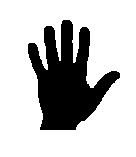
#> input picture HW[9]/images/img1.jpg, 136 x 157 px; the run also reads 2 pictures not shown here
$ jupyter execute HW9.ipynb
#> lines starting #> are read from the running program, lines starting #| are printed output that depends on the picture; after the words box and inside, x2 and y2 are one past the last pixel; in counts of white or black regions, pixels touching at a corner belong together
#> further down, image1 is the input picture: shape (157, 136); min 0, max 255, mean 192.1
#> in get_skeleton, `_,res = cv2.threshold(res,0,1,cv2.THRESH_BINARY+cv2.THRESH_OTSU)`: res: shape (157, 136); values 0 (black) and 1 (white), 75.3% white; 1 black region, box (x1, y1, x2, y2) and area: (28, 20, 120, 130) 5270
# HomeWork 9

**DeadLine : 23:59 19 Azar 1401**

**Total points : 100pts**

Import some prerequisites:

[cell 1]
import cv2
import numpy as np
import matplotlib.pyplot as plt
import imutils as im
import skimage.measure as measure

Run this cell for plotting.

[cell 2]
def plotter(img_list, r, w, gray, wr, hr, fig_name = None):
    '''
    Plots images' list with its' caption and saves result image if you want.

    Parameters:
        img_list (list): The list of tuples of image and its' caption.
        r (int): The number of row(s).
        w (int): The number of colunm(s).
        gray (bool): The flag for plotting images in grayscale mode.
        wr (int): The width of one figure.
        hr (int): The height of one figure.
        fig_name (str): The name of the image of the plot. if not set this parameter the plot doesn't save.
    '''

    plt.rcParams['figure.figsize'] = (wr, hr)
    for i in range(len(img_list)):
        plt.subplot(r, w, i + 1)
        if img_list[i][2] == 'img':
            if gray:
                plt.imshow(img_list[i][0], cmap = 'gray')
            else:
                plt.imshow(img_list[i][0])
            plt.xticks([])
            plt.yticks([])
        elif img_list[i][2] == 'hist':
            plt.bar(np.arange(len(img_list[i][0])), img_list[i][0], color = 'c')
        else:
            raise Exception("Only image or histogram. Use third parameter of tuples in img_list and set it to img or hist.")
        plt.title(img_list[i][1])
    if fig_name is not None:
        plt.savefig(fig_name + '.png')
    plt.show()

# PART 3

**Point : 35 pts**

Here is for your helper functions(optional).

[cell 3]
def dilect(image,kernel):
    """
    image should be in binary format(0 or 1).
    """
    conv=cv2.filter2D(image,-1,kernel,borderType=cv2.BORDER_REPLICATE)

    di = (conv>0).astype(np.uint8)
    # print(di[50])
    return di

def erode(image,kernel):
    conv=cv2.filter2D(image,-1,kernel,borderType=cv2.BORDER_REPLICATE)

    # plt.imshow(conv,cmap='gray')
    n=np.sum(kernel)
    # print("sum:",n)
    er = (conv>= n).astype(np.uint8)

    return er

def reverse(image):
    max_n=np.max(image)
#> max_n = 1
    # print("max:",max_n)
    return (max_n-image)//max_n
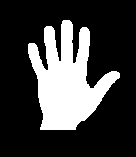
#> returned value: shape (157, 136); values 0 (black) and 1 (white), 24.7% white; 1 white region, box (x1, y1, x2, y2) and area: (28, 20, 120, 130) 5270

def check_zero(image):
    return np.sum(image)==0

Implement this function to get the input image and return the skeleton of the input image.

[cell 4]
def get_skeleton(image):
    """
    Finds the skeleton of the input image.

    Parameters:
        image (numpy.ndarray): The input image.

    Returns:
        numpy.ndarray: The skeleton image.
        numpy.ndarray: The parameters required for reconstructing image
    """

    res = image.copy().astype(np.uint8)
    params = None

    #Write your code here
    _,res = cv2.threshold(res,0,1,cv2.THRESH_BINARY+cv2.THRESH_OTSU)
    res = reverse(res)


    kernel = [[0,1,0],[1,1,1],[0,1,0]]
    kernel = np.array(kernel)

    skeleton = []

    while not check_zero(res):

        er = erode(res, kernel)
        di = dilect(er, kernel)
        diff = res - di
        skeleton.append(diff)
        res = er
#> this loop made 31 passes
#> er: shape (157, 136); every value is 0
#> after the loop, skeleton = 31 items

    z = np.zeros_like(res)
    for s in skeleton:
        z+=s
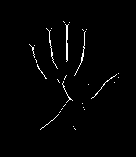
#> z: shape (157, 136); values 0 (black) and 1 (white), 1.5% white in thin lines or dots, all inside (x1, y1, x2, y2) = (29, 21, 119, 130)
    # plt.figure()
    # plt.imshow(z,cmap = "gray")

    res = z
    params = skeleton
#> params = 31 items

    return res, params

[cell 5]
# for testing functions
image1 = cv2.imread('images/img1.jpg', cv2.IMREAD_GRAYSCALE)
image1_skeleton, params1 = get_skeleton(image1)
#> params1 = 31 items

Test your implementation (don't change this cell).

[cell 6]
image_list = []

image1 = cv2.imread('images/img1.jpg', cv2.IMREAD_GRAYSCALE)
image_list.append([image1, 'image 1', 'img'])
image1_skeleton, params1 = get_skeleton(image1)
#> the loop in get_skeleton (call 2), `while not check_zero(res): ` made 31 passes
#> the loop in get_skeleton (call 2), `for s in skeleton:` made 31 passes
image_list.append([image1_skeleton, 'skeleton of image 1','img'])

image2 = cv2.imread('images/img2.jpg', cv2.IMREAD_GRAYSCALE)
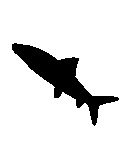
#> input picture HW[9]/images/img2.jpg, 133 x 156 px
#> image2 is the input picture: shape (156, 133); min 0, max 255, mean 225.5
image_list.append([image2, 'image 2', 'img'])
image2_skeleton, params2 = get_skeleton(image2)
#> in get_skeleton (call 3), `_,res = cv2.threshold(res,0,1,cv2.THRESH_BINARY+cv2.THRESH_OTSU)`: res: shape (156, 133); values 0 (black) and 1 (white), 88.4% white; 1 black region, box (x1, y1, x2, y2) and area: (12, 43, 119, 126) 2402
#> the loop in get_skeleton (call 3), `while not check_zero(res): ` made 16 passes
#> after the loop in get_skeleton (call 3), `while not check_zero(res):`: er: shape (156, 133); every value is 0
#> after the loop in get_skeleton (call 3), `while not check_zero(res):`: skeleton = 16 items
#> the loop in get_skeleton (call 3), `for s in skeleton:` made 16 passes
#> after the loop in get_skeleton (call 3), `for s in skeleton:`:
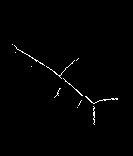
#> z: shape (156, 133); values 0 (black) and 1 (white), 0.97% white in thin lines or dots, all inside (x1, y1, x2, y2) = (12, 44, 118, 125)
#> params2 = 16 items
image_list.append([image2_skeleton, 'skeleton of image 2','img'])

image3 = cv2.imread('images/img3.jpg', cv2.IMREAD_GRAYSCALE)
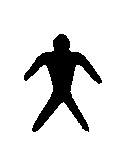
#> input picture HW[9]/images/img3.jpg, 127 x 164 px
#> image3 is the input picture: shape (164, 127); min 0, max 255, mean 223
image_list.append([image3, 'image 3', 'img'])
image3_skeleton, params3 = get_skeleton(image3)
#> in get_skeleton (call 4), `_,res = cv2.threshold(res,0,1,cv2.THRESH_BINARY+cv2.THRESH_OTSU)`: res: shape (164, 127); values 0 (black) and 1 (white), 87.4% white; 1 black region, box (x1, y1, x2, y2) and area: (24, 34, 102, 132) 2615
#> the loop in get_skeleton (call 4), `while not check_zero(res): ` made 19 passes
#> pass 1, in dilect (call 79), `conv=cv2.filter2D(image,-1,kernel,borderType=cv2.BORDER_REPLICATE)`:
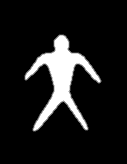
#> conv: shape (164, 127); min 0, max 5, mean 0.539; drawn with min black and max white
#> after the loop in get_skeleton (call 4), `while not check_zero(res):`: er: shape (164, 127); every value is 0
#> after the loop in get_skeleton (call 4), `while not check_zero(res):`: skeleton = 19 items
#> the loop in get_skeleton (call 4), `for s in skeleton:` made 19 passes
#> after the loop in get_skeleton (call 4), `for s in skeleton:`:
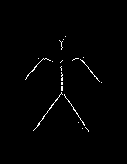
#> z: shape (164, 127); values 0 (black) and 1 (white), 1.1% white in thin lines or dots, all inside (x1, y1, x2, y2) = (25, 36, 102, 132)
#> params3 = 19 items
image_list.append([image3_skeleton, 'skeleton of image 3', 'img'])

image4 = cv2.imread('images/img4.jpg', cv2.IMREAD_GRAYSCALE)
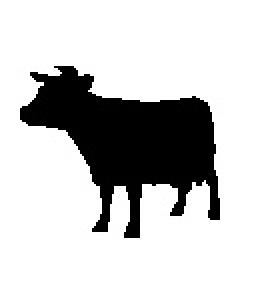
#> input picture HW[9]/images/img4.jpg, 129 x 142 px (shown 2 times larger)
#> image4 is the input picture: shape (142, 129); min 0, max 255, mean 198.1
image_list.append([image4, 'image 4', 'img'])
image4_skeleton, params4 = get_skeleton(image4)
#> in get_skeleton (call 5), `_,res = cv2.threshold(res,0,1,cv2.THRESH_BINARY+cv2.THRESH_OTSU)`: res: shape (142, 129); values 0 (black) and 1 (white), 77.7% white; 1 black region, box (x1, y1, x2, y2) and area: (10, 33, 110, 119) 4087
#> the loop in get_skeleton (call 5), `while not check_zero(res): ` made 24 passes
#> pass 1, in erode (call 98), `conv=cv2.filter2D(image,-1,kernel,borderType=cv2.BORDER_REPLICATE)`:
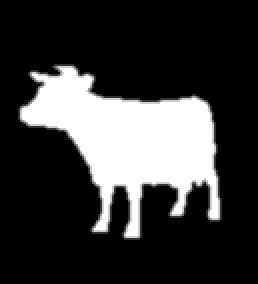
#> conv: shape (142, 129) (shown 2 times larger); min 0, max 5, mean 1.12; drawn with min black and max white
#> pass 1, in dilect (call 98), `conv=cv2.filter2D(image,-1,kernel,borderType=cv2.BORDER_REPLICATE)`:
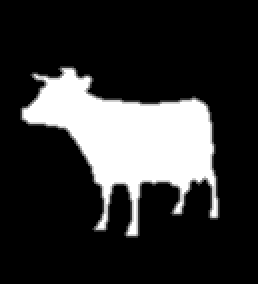
#> conv: shape (142, 129) (shown 2 times larger); min 0, max 5, mean 0.993; drawn with min black and max white
#> after the loop in get_skeleton (call 5), `while not check_zero(res):`: er: shape (142, 129); every value is 0
#> params4 = 24 items
image_list.append([image4_skeleton, 'skeleton of image 4', 'img'])

plotter(image_list, 4, 2, True, 10, 10, 'Q3-a')
#> the loop in plotter, `for i in range(len(img_list)):` made 8 passes

Implement this function to get the input image as skeleton and return the reconstruction of the skeleton.

[cell 7]
def recons_skeleton(image, params):
    """
    Finds the original image from the skeleton.

    Parameters:
        image (numpy.ndarray): The skeleton of image.
        params (numpy.ndarray): The parameters required for reconstructing image

    Returns:
        numpy.ndarray: The original image.
    """

    res = image.copy()
    kernel = [[0,1,0],[1,1,1],[0,1,0]]
    kernel = np.array(kernel)
#> kernel = [[0, 1, 0], [1, 1, 1], [0, 1, 0]]
    z = np.zeros_like(res)

    #Write your code here
    for p in params[::-1]:
        di = dilect(z,kernel)
        z = p + di

    res = z

    return res

Test your implementation (don't change this cell).

[cell 8]
image_list = []

image_list.append([image1_skeleton, 'skeleton of image 1', 'img'])
image_list.append([recons_skeleton(image1_skeleton, params1), 'image 1','img'])

image_list.append([image2_skeleton, 'skeleton of image 2', 'img'])
image_list.append([recons_skeleton(image2_skeleton, params2), 'image 2','img'])
#> the loop in recons_skeleton (call 2), `for p in params[::-1]:` made 16 passes

image_list.append([image3_skeleton, 'skeleton of image 3', 'img'])
image_list.append([recons_skeleton(image3_skeleton, params3), 'image 3', 'img'])

image_list.append([image4_skeleton, 'skeleton of image 4', 'img'])
image_list.append([recons_skeleton(image4_skeleton, params4), 'image 4', 'img'])

plotter(image_list, 4, 2, True, 10, 10, 'Q3-b')
#> the loop in plotter (call 2), `for i in range(len(img_list)):` made 8 passes

# PART 4

**Point : 30 pts**

Here is for your helper functions(optional).

[cell 9]
kernel=cv2.getStructuringElement(
    cv2.MORPH_ELLIPSE,(2,2)
    )
def opening(image,kernel=kernel):

    dialect=cv2.dilate(image,kernel=kernel,borderType=cv2.BORDER_REPLICATE)
    erode=cv2.erode(dialect,kernel=kernel,iterations=2,borderType=cv2.BORDER_REPLICATE)
    return(erode)

def closing(image,kernel=kernel):

    erode=cv2.erode(image,kernel=kernel,borderType=cv2.BORDER_REPLICATE)
    dilect=cv2.dilate(erode,kernel=kernel,borderType=cv2.BORDER_REPLICATE)
    return(dilect)

Implement this function to detect shapes and number of cars in an input image.

[cell 10]
# reference:https://pyimagesearch.com/2016/02/01/opencv-center-of-contour/

def detect_car_num(image):
    '''
    Detects shapes and number of cars in the input image.

    Parameters:
        image (numpy.ndarray): The input image.

    Returns:
        numpy.ndarray: The result image.
        integer: number of cars
    '''

    result = image.copy()
    cars_num = 0

    #Write your code here
    print(result.shape)
#| (393, 590, 3)
    avg=np.average(result,axis=2).astype(np.uint8)
    print(avg.shape)
#| (393, 590)
    thresh=cv2.adaptiveThreshold(avg,1,cv2.ADAPTIVE_THRESH_GAUSSIAN_C,cv2.THRESH_BINARY_INV,17,10)


    op= opening(thresh)
    # plt.figure()
    # plt.imshow(op,cmap = 'gray')

    # apply close operator on binary image
    cl=closing(thresh)

    # plt.figure()
    # plt.imshow(cl,cmap = 'gray')

    cnts = cv2.findContours(cl.copy(), cv2.RETR_TREE,
	cv2.CHAIN_APPROX_SIMPLE)
#> cnts = 549 contours, 354 with area under 20; largest, box (x1, y1, x2, y2) and area: (126, 185, 590, 251) 11502, (28, 117, 159, 173) 5930, (33, 119, 156, 171) 5008, (286, 187, 397, 238) 4402, (449, 194, 557, 246) 4256
    cnts = im.grab_contours(cnts)


    for c in cnts:
        area=cv2.contourArea(c)
        if area>300:
            # compute the center of the contour
            cars_num+=1
            M = cv2.moments(c)
            cX = int(M["m10"] / (M["m00"]+0.001))
            cY = int(M["m01"] / (M["m00"]+0.001))
            # draw the contour and center of the shape on the image
            cv2.drawContours(result, [c], -1, (0, 255, 0), 2)
            cv2.circle(result, (cX, cY), 5, (255, 0, 255), -1)
            cv2.putText(result, "center", (cX - 20, cY - 20),
                cv2.FONT_HERSHEY_SIMPLEX, 0.5, (255, 255, 255), 1)
#> this loop made 549 passes
#> (area, cX, cY) on passes 131, 153, 156, 159, 162, 174, 242, 251, 257, 267, 272, 294: (337.5, 112, 356), (374, 340, 348), (384, 279, 362), (487, 448, 339), (1077, 136, 354), (509.5, 305, 317), (1440, 479, 293), (1595.5, 231, 292), (735, 53, 285), (388, 257, 250), (350.5, 408, 250), (307.5, 38, 225)
#> area on passes 25, 26, 27, 31, 34, 37: 23.5, 24.5, 41, 21.5, 37, 35
#> after the loop, cars_num = 32
    # show the image
    # plt.figure()
    # plt.title("Image",)
    # plt.imshow( result,cmap="gray")


    return result,cars_num

[cell 11]
image = cv2.imread('images/img5.jpg', cv2.IMREAD_COLOR)
res, count=detect_car_num(image)
#> count = 32
print("number of cars detected: ", count)
#| number of cars detected:  32

Test your implementation (don't change this cell).

[cell 12]
image_list = []
image = cv2.imread('images/img5.jpg', cv2.IMREAD_COLOR)
image_list.append([image, 'source', 'img'])
image_list.append([detect_car_num(image)[0], 'cars detection', 'img'])
#| (393, 590, 3)
#| (393, 590)
#> the loop in detect_car_num (call 2), `for c in cnts:` made 549 passes
#> area on passes 25, 26, 27, 31, 34, 37, 38, 41, 43, 44, 45, 47: 23.5, 24.5, 41, 21.5, 37, 35, 41, 32.5, 23.5, 28.5, 23, 46.5
plotter(image_list, 1, 2, True, 8, 6, 'Q4-a')

Implement this function to detect shapes and number of flowers in an input image.

[cell 13]
def detect_flower_num(image):
    '''
    Detects shapes and number of flowers in the input image.

    Parameters:
        image (numpy.ndarray): The input image.

    Returns:
        numpy.ndarray: The result image.
        integer: number of flowers
    '''

    result = image.copy()
    flowers_num = 0

    #Write your code here
    result = cv2.cvtColor(result, cv2.COLOR_BGR2RGB)
    print(result.shape)
#| (480, 720, 3)

    # change the image to grey scale
    kernel=cv2.getStructuringElement(
    cv2.MORPH_ELLIPSE,(11,11)
    )

    er=opening(result,kernel)
    er = closing(result,kernel)
    er = cv2.erode(er,kernel)
    plt.figure()
    plt.imshow(er)
    plt.figure()
    avg=.7*er[:,:,0]+.2*er[:,:,1]+.0*er[:,:,2]

    plt.imshow(avg,cmap='gray')
    plt.figure()


    cnts = cv2.findContours(avg.copy().astype(np.uint8), cv2.RETR_TREE,
	cv2.CHAIN_APPROX_SIMPLE)
#> cnts = 79 contours, 22 with area under 20; largest, box (x1, y1, x2, y2) and area: (0, 0, 720, 480) 319744, (472, 344, 535, 447) 2902, (458, 263, 510, 329) 2024, (192, 293, 266, 347) 1862, (417, 427, 478, 471) 1663
    cnts = im.grab_contours(cnts)

    for c in cnts:
        area=cv2.contourArea(c)
        if area>50:
            # compute the center of the contour
            flowers_num+=1
            M = cv2.moments(c)
            cX = int(M["m10"] / (M["m00"]+0.001))
            cY = int(M["m01"] / (M["m00"]+0.001))
            # draw the contour and center of the shape on the image
            cv2.drawContours(result, [c], -1, (0, 255, 0), 2)
            cv2.circle(result, (cX, cY), 5, (255, 0, 255), -1)
            cv2.putText(result, "center", (cX - 20, cY - 20),
                cv2.FONT_HERSHEY_SIMPLEX, 0.5, (255, 255, 255), 1)
#> this loop made 79 passes
#> (area, cX, cY) on passes 3, 9, 12, 13, 14, 15, 16, 17, 18, 19, 20, 21: (76.5, 678, 444), (93, 233, 383), (319744.5, 356, 226), (267.5, 620, 460), (404.5, 181, 456), (491, 378, 460), (387.5, 217, 457), (385.5, 643, 447), (167.5, 152, 439), (734.5, 404, 446), (1663, 442, 446), (235.5, 275, 433)
#> area on passes 10, 34, 57: 22.5, 34.5, 32

    return result,flowers_num

Test your implementation (don't change this cell).

[cell 14]
image_list = []
image = cv2.imread('images/img6.jpg', cv2.IMREAD_COLOR)
image_list.append([image, 'source', 'img'])
image_list.append([detect_flower_num(image)[0], 'flowers detection', 'img'])
plotter(image_list, 1, 2, True, 8, 6, 'Q4-b')
